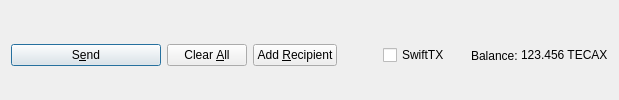
         <widget class="QFrame" name="frame_Send">
          <layout class="QHBoxLayout" name="horizontalLayout">
           <property name="bottomMargin">
            <number>0</number>
           </property>
           <item>
            <widget class="QPushButton" name="sendButton">
             <property name="minimumSize">
              <size>
               <width>150</width>
               <height>0</height>
              </size>
             </property>
             <property name="toolTip">
              <string>Confirm the send action</string>
             </property>
             <property name="text">
              <string>S&amp;end</string>
             </property>
             <property name="icon">
              <iconset resource="../tecax.qrc">
               <normaloff>:/icons/send</normaloff>:/icons/send</iconset>
             </property>
             <property name="autoDefault">
              <bool>false</bool>
             </property>
             <property name="default">
              <bool>true</bool>
             </property>
            </widget>
           </item>
           <item>
            <widget class="QPushButton" name="clearButton">
             <property name="sizePolicy">
              <sizepolicy hsizetype="Minimum" vsizetype="Fixed">
               <horstretch>0</horstretch>
               <verstretch>0</verstretch>
              </sizepolicy>
             </property>
             <property name="toolTip">
              <string>Clear all fields of the form.</string>
             </property>
             <property name="text">
              <string>Clear &amp;All</string>
             </property>
             <property name="icon">
              <iconset resource="../tecax.qrc">
               <normaloff>:/icons/remove</normaloff>:/icons/remove</iconset>
             </property>
             <property name="autoDefault">
              <bool>false</bool>
             </property>
            </widget>
           </item>
           <item>
            <widget class="QPushButton" name="addButton">
             <property name="toolTip">
              <string>Send to multiple recipients at once</string>
             </property>
             <property name="text">
              <string>Add &amp;Recipient</string>
             </property>
             <property name="icon">
              <iconset resource="../tecax.qrc">
               <normaloff>:/icons/add</normaloff>:/icons/add</iconset>
             </property>
             <property name="autoDefault">
              <bool>false</bool>
             </property>
            </widget>
           </item>
           <item>
            <spacer name="horizontalSpacer">
             <property name="orientation">
              <enum>Qt::Horizontal</enum>
             </property>
             <property name="sizeHint" stdset="0">
              <size>
               <width>40</width>
               <height>20</height>
              </size>
             </property>
            </spacer>
           </item>
           <item>
            <layout class="QHBoxLayout" name="horizontalLayout_2">
             <property name="spacing">
              <number>3</number>
             </property>
             <item>
              <widget class="QCheckBox" name="checkSwiftTX">
               <property name="enabled">
                <bool>true</bool>
               </property>
               <property name="minimumSize">
                <size>
                 <width>85</width>
                 <height>0</height>
                </size>
               </property>
               <property name="text">
                <string>SwiftTX</string>
               </property>
              </widget>
             </item>
             <item>
              <widget class="QLabel" name="label">
               <property name="text">
                <string>Balance:</string>
               </property>
              </widget>
             </item>
             <item>
              <widget class="QLabel" name="labelBalance">
               <property name="sizePolicy">
                <sizepolicy hsizetype="Preferred" vsizetype="Fixed">
                 <horstretch>0</horstretch>
                 <verstretch>0</verstretch>
                </sizepolicy>
               </property>
               <property name="cursor">
                <cursorShape>IBeamCursor</cursorShape>
               </property>
               <property name="text">
                <string notr="true">123.456 TECAX</string>
               </property>
               <property name="textInteractionFlags">
                <set>Qt::LinksAccessibleByMouse|Qt::TextSelectableByKeyboard|Qt::TextSelectableByMouse</set>
               </property>
              </widget>
             </item>
            </layout>
           </item>
          </layout>
         </widget>
